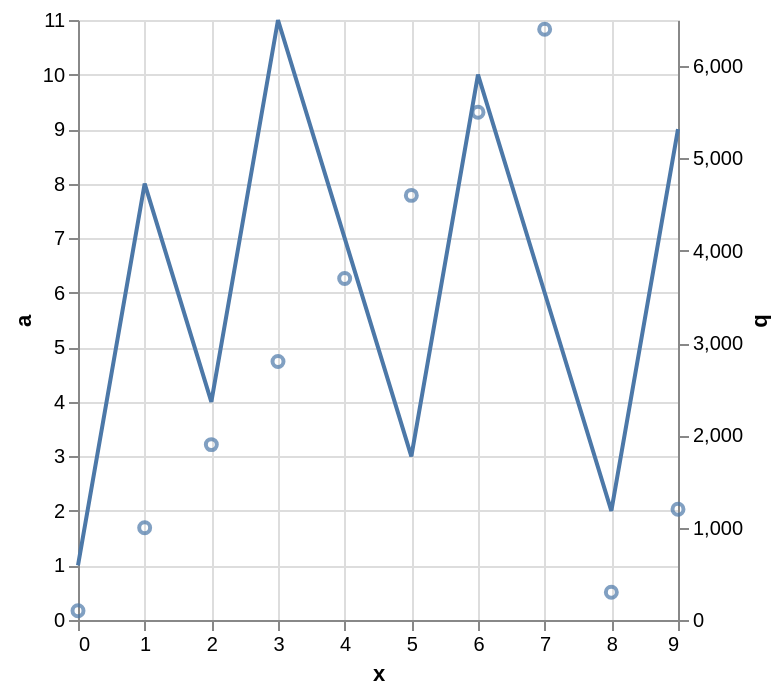

Source (Vega-Lite JSON):
### Vega-Lite specification from a JSON file in a GitHub repository (floating-point values rounded to 4 significant figures)
{"data": {"values": [{"x": 0, "a": 1, "b": 100}, {"x": 1, "a": 8, "b": 1000}, {"x": 2, "a": 4, "b": 1900}, {"x": 3, "a": 11, "b": 2800}, {"x": 4, "a": 7, "b": 3700}, {"x": 5, "a": 3, "b": 4600}, {"x": 6, "a": 10, "b": 5500}, {"x": 7, "a": 6, "b": 6400}, {"x": 8, "a": 2, "b": 300}, {"x": 9, "a": 9, "b": 1200}]}, "encoding": {"x": {"field": "x", "type": "quantitative"}}, "resolve": {"scale": {"y": "independent"}}, "layer": [{"mark": "line", "encoding": {"y": {"field": "a", "type": "quantitative"}}}, {"mark": "point", "encoding": {"y": {"field": "b", "type": "quantitative"}}}]}
